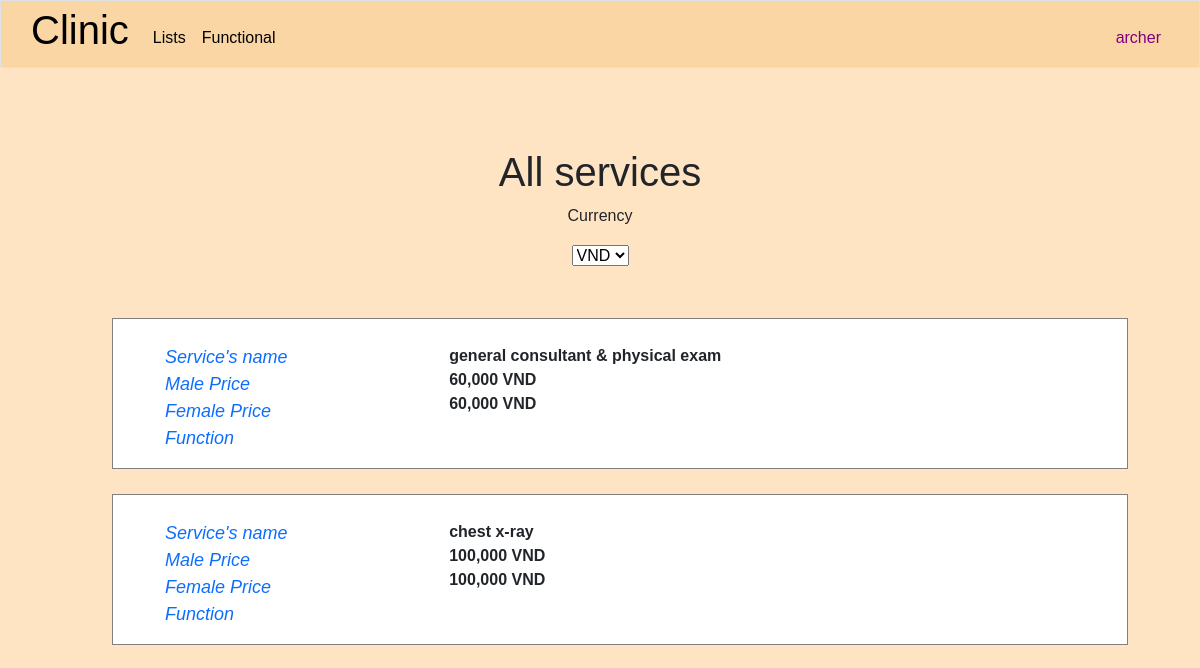
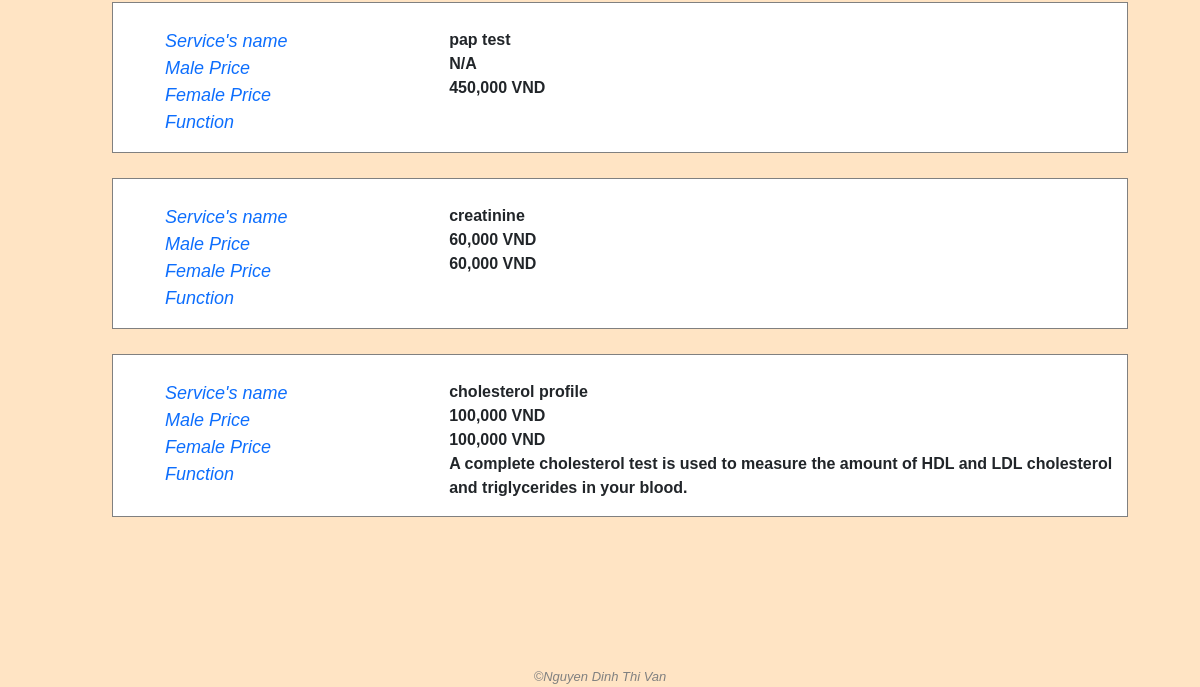
/ (signed in), run on an earlier commit of the app's database (2 pictures, top to bottom).
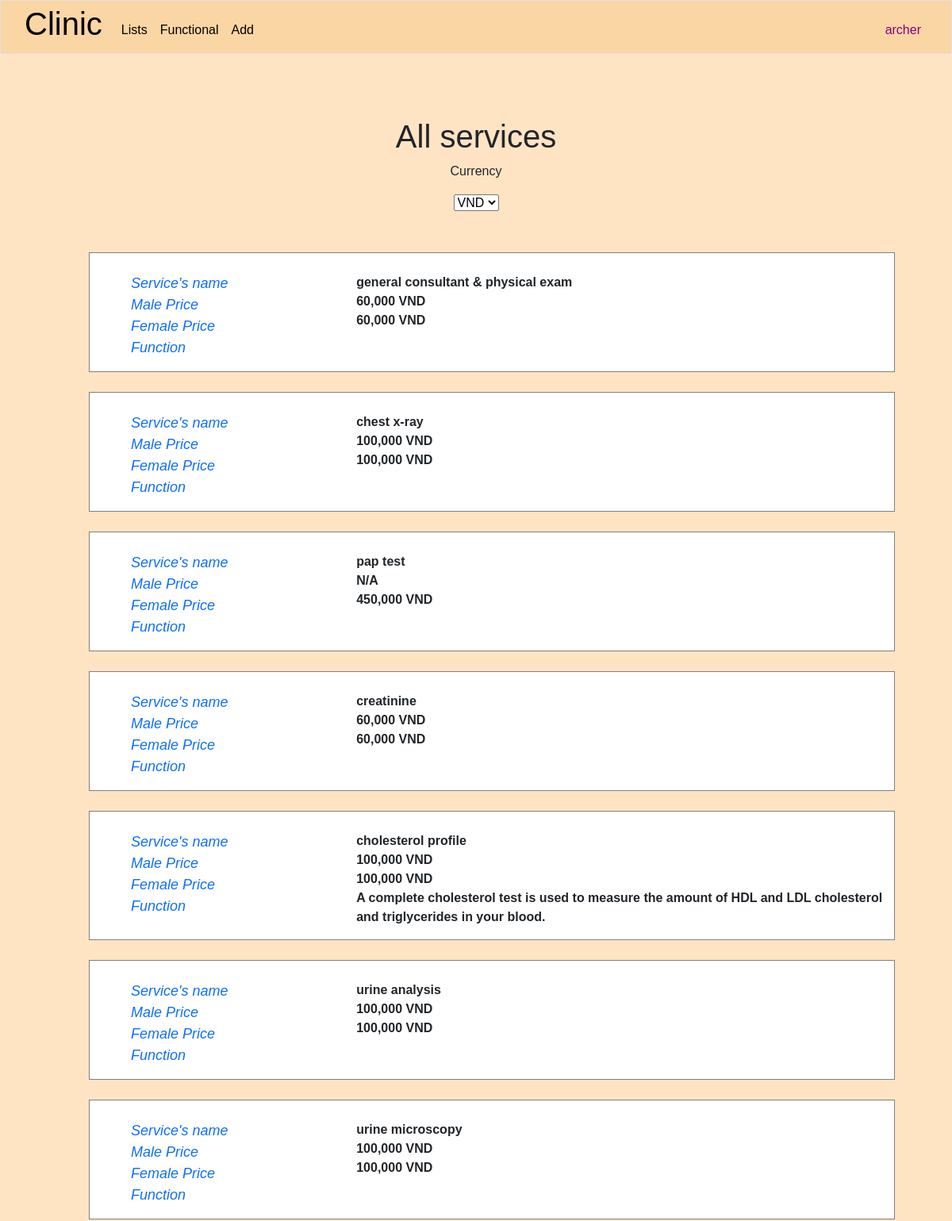
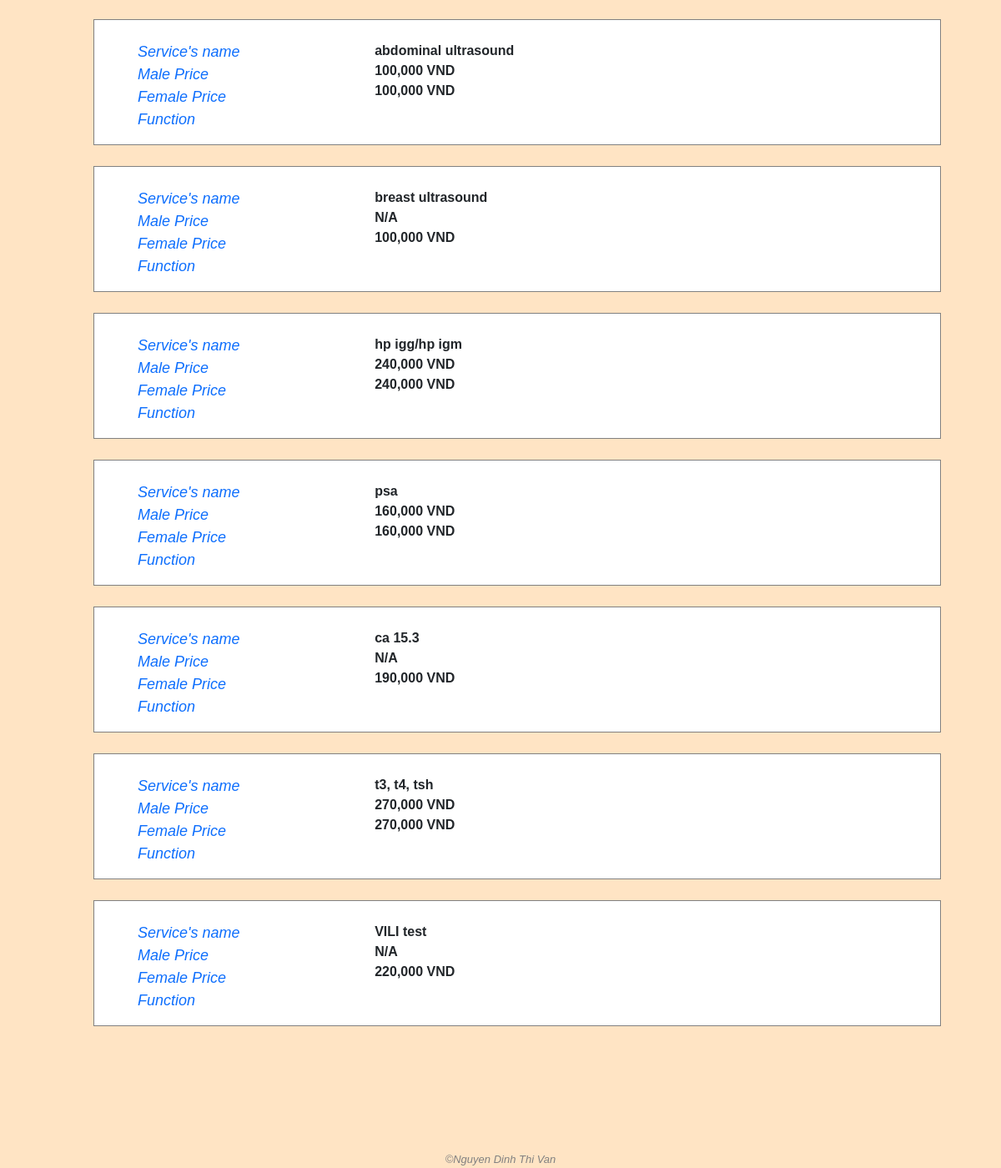
And on a later commit of the database (2 pictures, top to bottom).
### clinic/models.py (models this page shows, shortened)
class User(AbstractUser):
    class Level(models.IntegerChoices):
        LOW = 1
        MIDDLE = 2
        TOP = 3
    management_right_level = models.IntegerField(choices=Level.choices, blank=True, null=True)

class Service(models.Model):
    name = models.CharField(max_length=255)
    benefit = models.TextField(blank=True)
    male_price = models.IntegerField(blank=True, null=True)
    female_price = models.IntegerField(blank=True, null=True)
    description = models.TextField(blank=True, null=True)
    created_by = models.ForeignKey(User, blank=True, null=True, on_delete=models.CASCADE, related_name='add_services')
    modified_by = models.ForeignKey(User, blank=True, null=True, on_delete=models.CASCADE, related_name='modified_services')

### clinic/views.py (the view)
# urls.py: path('', views.index, name='index'),
@login_required
def index(request):
    yay_message = request.session.get('yay_message', '')
    nay_message = request.session.get('nay_message', '')
    request.session['yay_message'] = ''
    request.session['nay_message'] = ''
    services = Service.objects.all()
    return render(request, "clinic/index.html", {
        "yay_message": yay_message,
        "nay_message": nay_message,
        "services": services
    })

### clinic/templates/clinic/index.html (shortened to what this page needs)
{% extends "clinic/layout.html" %}
{% load static %}
{% load humanize %}
{% block main %}
    <h1 class="text-center">All services</h1>
    <div class="text-center">
        <p>Currency</p>
        <select id="currency">
            <option selected value="VND">VND</option>
        </select>
    </div>
    <div class="container" id="services-container">
        {% for service in services %}
            <a class="service-detail-link" href="{% url 'service_detail' service_id=service.id %}">
                <div class="service-info my-service-info">
                    <div class="field-name">
                        <ul class="no-bullet">
                            <li><i class="i-left">Service's name</i></li>
                            <li><i class="i-left">Male Price</i></li>
                            <li><i class="i-left">Female Price</i></li>
                            <li><i class="i-left">Function</i></li>
                        </ul>
                    </div>
                    <div class="field-value">
                        <ul class="no-bullet">
                            <li><strong><a>{{ service.name }}</a></strong></li>
                            <li>
                                    {% if service.male_price == None %}
                                        <strong>N/A</strong>
                                    {% else %}
                                        <strong class="price" data-price="{{ service.male_price }}">{{ service.male_price|intcomma }}</strong> <strong class="price-currency">VND</strong>
                                    {% endif %}
                            </li>
                            <li>
                                    {% if service.female_price == None %}
                                        <strong>N/A</strong>
                                    {% else %}
                                        <strong class="price" data-price="{{ service.female_price }}">{{ service.female_price|intcomma }}</strong> <strong class="price-currency">VND</strong>
                                    {% endif %}
                            </li>
                            <li><strong>{{ service.benefit }}</strong></li>
                        </ul>
                    </div>
                </div>
            </a>
        {% empty %}
            <p>No service yet</p>
        {% endfor %}
    </div>
{% endblock %}

### clinic/templates/clinic/layout.html (shortened to what this page needs)
{% load static %}
<!DOCTYPE html>
<html lang="en">
    <head>
        <link rel="stylesheet" href="{% static 'clinic/bootstrap.css' %}">
        <link rel="stylesheet" href="{% static 'clinic/styles.css' %}">
    </head>
    <body>
        <nav class="navbar navbar-expand-lg navbar-custom border">
            <a class="navbar-brand" href="{% url 'index' %}"><span><h1>Clinic</h1></span></a>
            <div class="collapse navbar-collapse" id="navbar">
                <ul class="navbar-nav me-auto mt-2">
                    <li class="nav-item">
                        <div class="dropdown">
                            <button class="nav-link active" type="button" id="dropdownMenuButton3" data-bs-toggle="dropdown" aria-expanded="false">
                                Lists
                            </button>
                        </div>
                    </li>
                    {% if user.is_authenticated %}
                        <li class="nav-item">
                            <a class="nav-link active">
                                Functional
                            </a>
                        </li>
                        {% if user.management_right_level >= 2 %}
                        <li class="nav-item">
                            <div class="dropdown">
                                <button class="nav-link active" type="button" id="dropdownMenuButton1" data-bs-toggle="dropdown" aria-expanded="false">
                                    Add
                                </button>
                            </div>
                        </li>
                        {% endif %}
                    {% endif %}
                </ul>
                <ul class="navbar-nav ms-auto mt-2">
                    {% if user.is_authenticated %}
                        <li class="nav-item">
                            <div class="dropdown">
                                <button class="nav-link active" style="color: purple;" type="button" id="dropdownMenuButton2" data-bs-toggle="dropdown" aria-expanded="false">
                                    {{ user.username }}
                                </button>
                            </div>
                        </li>
                    {% else %}
                        <li class="nav-item">
                            <a class="nav-link active" href="{% url 'login' %}">
                                Log in
                            </a>
                        </li>
                    {% endif %}
                </ul>
            </div>
        </nav>
        <main>{% block main %}{% endblock %}</main>
        <footer class="text-center">
            &#169;Nguyen Dinh Thi Van
        </footer>
    </body>
</html>

### clinic/static/clinic/styles.css (style rules this page uses)
body { font-family: sans-serif; }
body { color: auto; background-color: bisque; }
main { min-height: 40vh; }
footer { margin-top: 150px; font-family: sans-serif; font-size: 13px; font-style: italic; color: grey; }
.navbar-custom { padding: 0 30px; background: #FAD6A5; margin-bottom: 30px; }
.container { margin: 50px 0; }
.service-detail-link { text-decoration: none; }
.my-service-info, .my-people-info { display: grid; grid-template-columns: 30% auto; margin-top: 25px; margin-left: 100px; padding-top: 25px !important; border: 1px solid grey; background-color: white; }
.i-left { font-size: 18px; margin: 10px 20px; }
.no-bullet { list-style-type: none; }

What changed in the data, as far as the page shows it:
changed User "archer": management_right_level 1 → 2 (drawn)
added Service: name "urine analysis", male_price "100,000", female_price "100,000"
added Service: name "urine microscopy", male_price "100,000", female_price "100,000"
added Service: name "abdominal ultrasound", male_price "100,000", female_price "100,000"
added Service: name "breast ultrasound", shows "N/A", female_price "100,000"
added Service: name "hp igg/hp igm", male_price "240,000", female_price "240,000"
added Service: name "psa", male_price "160,000", female_price "160,000"
added Service: name "ca 15.3", shows "N/A", female_price "190,000"
added Service: name "t3, t4, tsh", male_price "270,000", female_price "270,000"
added Service: name "VILI test", shows "N/A", female_price "220,000"
Also different on the page:
text now shown: "Add"
